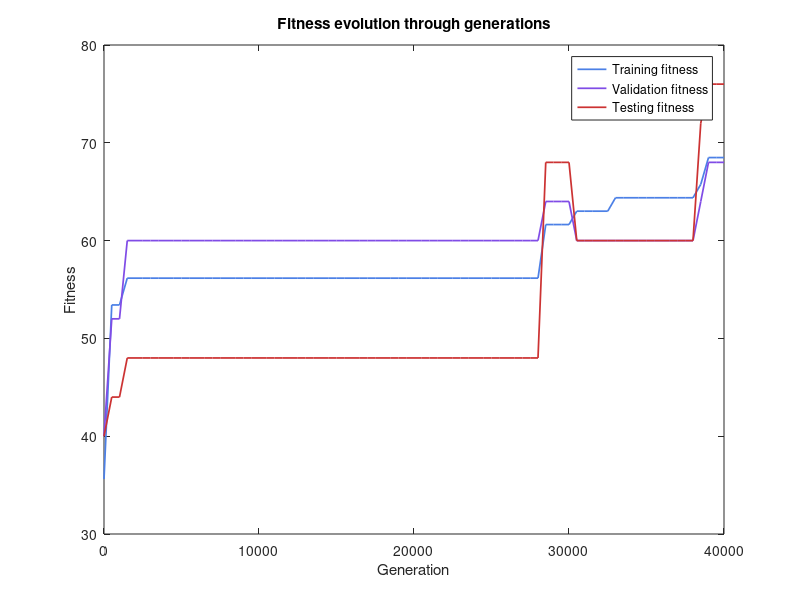

MATLAB code to generate this figure: (Note: this script raises an error after producing the figure.)
addpath('M:\Project Demo\CGP_Trial');
Data = load("fitness.txt");
generations = 40000;
updateFreq = 500;
generation = zeros(1,generations/updateFreq);
for c = 0:generations/updateFreq
    generation(c+1) = c*500;
end
training = Data(1,:);
validation = Data(2,:);
test = Data(3,:);
figure(8);
clf;
plot(generation,training,'LineWidth',1.25,'color',[0.3 0.5 0.9]);
hold on;
plot(generation, validation,'LineWidth',1.25,'color',[0.5 0.3 0.9]);
plot(generation, test,'LineWidth',1.25,'color',[0.8 0.2 0.2]);
legend("Training fitness","Validation fitness","Testing fitness");
xlabel('Generation');
ylabel('Fitness');
title('Fitness evolution through generations');

trainingResult = load("test_output.txt");
chromoOutputs = trainingResult(:,1);
expectedClass = trainingResult(:,2);
figure(9);
clf;
ClassColor = 'DarkRed';
bar(chromoOutputs,'FaceColor',rgb('SteelBlue'));
line([1 30],[100 100],'LineWidth',3, 'Color', rgb('IndianRed'));
line([1 30],[200 200],'LineWidth',3, 'Color', rgb('SaddleBrown'));
line([5 5],[min(chromoOutputs)-20 max(chromoOutputs)],'LineWidth',3,'Color',rgb(ClassColor));
line([15 15],[min(chromoOutputs)-20 max(chromoOutputs)],'LineWidth',3,'Color',rgb(ClassColor));
line([25 25],[min(chromoOutputs)-20 max(chromoOutputs)],'LineWidth',3,'Color',rgb(ClassColor));
xlim([0 30]);
ylim([min(chromoOutputs)-20 max(chromoOutputs)+100]);
text(30,100,'Threshold 1');
text(30,200,'Threshold 2');
text(5,max(chromoOutputs)+50,'Class 1');
text(15,max(chromoOutputs)+50,'Class 2');
xlabel('Sample Number');
ylabel('Chromosome Output');
title('Chromosome execution result');
text(25,max(chromoOutputs)+50,'Class 3');